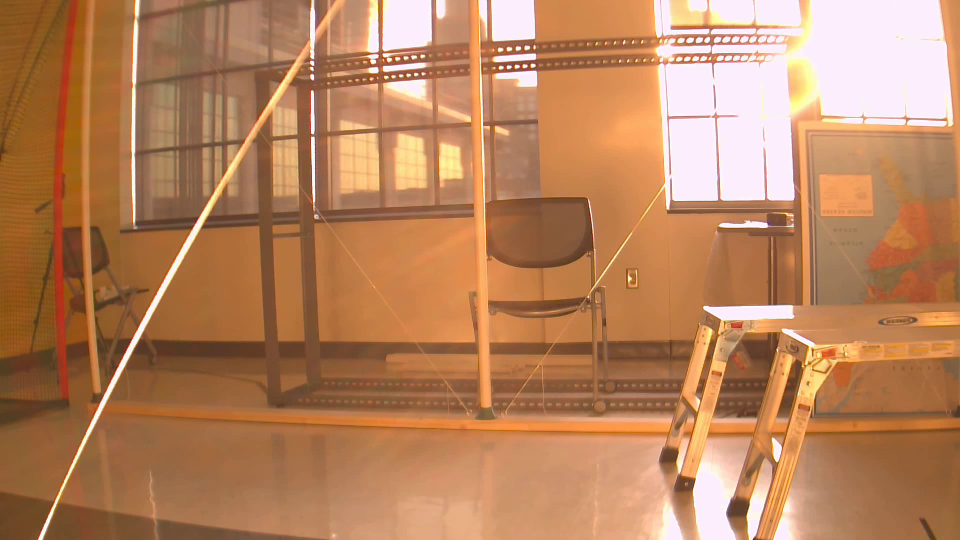
#> input picture frame 4 of testing1.mp4, 1920 x 1080 px, given in place of x-raw, format=BGR, enable-max-performace=1 ! appsink drop=1, which was not available (shown at 1/2 size)
$ python Image_processing.py
#> lines starting #> are read from the running program, lines starting #| are printed output that depends on the picture; after the words box and inside, x2 and y2 are one past the last pixel; in counts of white or black regions, pixels touching at a corner belong together; long printed decimals are rounded; pictures that were not available may be replaced by others from this repository, and a replacement may not be noted
import cv2
import numpy as np
# [4 lines of commented-out code are left out]

np.set_printoptions(threshold=np.inf)

gstreamer_str = "nvarguscamerasrc sensor-id=0 sensor-mode=2 ! nvv4l2h264enc ! h264parse ! avdec_h264 ! videoconvert ! videoscale ! video/x-raw, format=BGR, enable-max-performace=1 ! appsink drop=1"

cap = cv2.VideoCapture(gstreamer_str, cv2.CAP_GSTREAMER)


# # hsv orange alright?
lower_color = np.array([0, 70, 180])
upper_color = np.array([30, 255, 255])

# hsv blue good enough
lower_colorBlue = np.array([100, 60, 120])
upper_colorBlue = np.array([180, 255, 255])

# hsv yellow ish
lower_colorYellow = np.array([30, 70, 170])
upper_colorYellow = np.array([70, 255, 255])

output = cv2.VideoWriter('spinRate.mp4', cv2.VideoWriter_fourcc(*'mp4v'), 5, (1920,1080))
oldAng = 0
allAngles = []
allV = []
allHorz = []
allBank = []
i = 1
cornerYellow = np.array((0,0))
while True:
# Capture the current frameq
    ret, frame = cap.read()
#> frame is the input picture: shape (1080, 1920, 3); mean B, G, R 92.8, 131.1, 184
    if not ret:
        break

    # [5 lines of commented-out code are left out]

    centerOrange = np.array((0,0))
    centerBlue = np.array((0,0))

    # Convert the frame to the hsv color space
    hsv = cv2.cvtColor(frame, cv2.COLOR_BGR2HSV)
#> hsv: shape (1080, 1920, 3); mean H, S, V 25.4, 134.6, 184.1
    hsv2 = cv2.cvtColor(frame, cv2.COLOR_BGR2HSV)
    hsv3 = cv2.cvtColor(frame, cv2.COLOR_BGR2HSV)

    # Threshold the frame to get only the colors in the specified range
    mask = cv2.inRange(hsv, lower_color, upper_color)
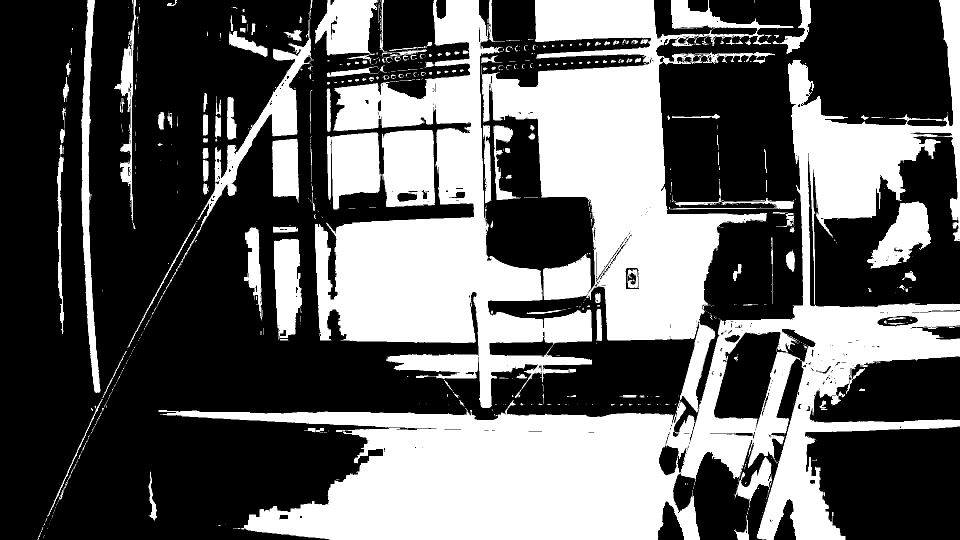
#> mask: shape (1080, 1920) (shown at 1/2 size); 38.7% white; 737 white regions (534 under 20 px), largest, box (x1, y1, x2, y2) and area: (317, 0, 1920, 1080) 340933, (963, 0, 1588, 681) 169883, (630, 0, 1184, 816) 159274
    mask2 = cv2.inRange(hsv2, lower_colorBlue, upper_colorBlue)
#> mask2: shape (1080, 1920); 0.23% white in thin lines or dots
    mask3 = cv2.inRange(hsv3, lower_colorYellow, upper_colorYellow)
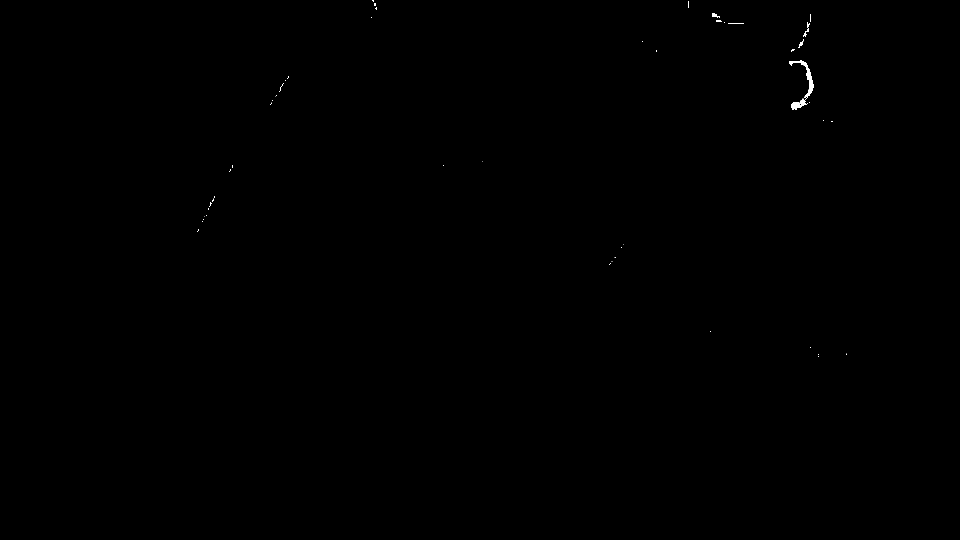
#> mask3: shape (1080, 1920) (shown at 1/2 size); 0.09% white; 53 white regions (41 under 20 px), largest, box (x1, y1, x2, y2) and area: (1578, 120, 1628, 220) 1137, (1606, 44, 1620, 74) 118, (1424, 26, 1440, 36) 92
    # Use morphological transformations to reduce noise
    kernel = np.ones((5, 5), np.uint8)
    mask = cv2.erode(mask, kernel, iterations=1)
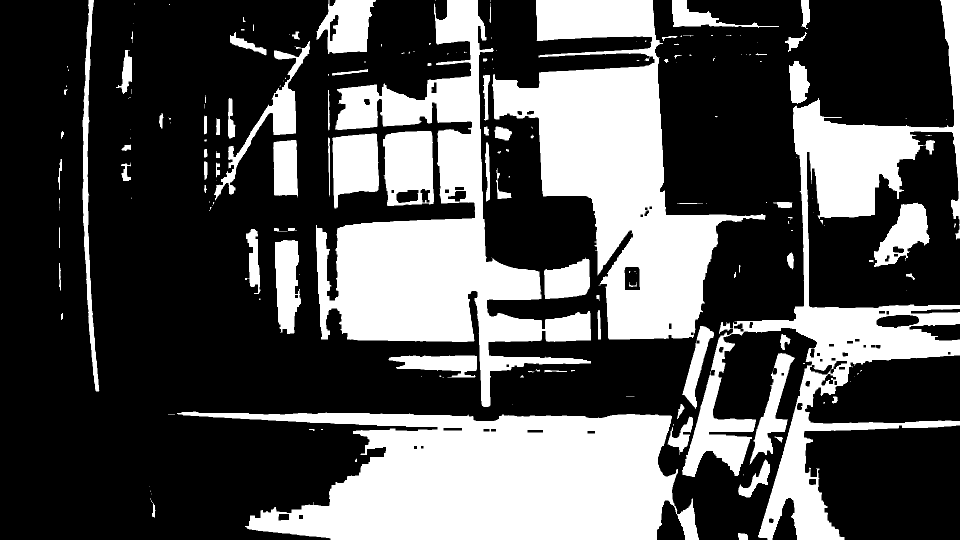
#> mask: shape (1080, 1920) (shown at 1/2 size); 33.1% white; 199 white regions (102 under 20 px), largest, box (x1, y1, x2, y2) and area: (354, 823, 1398, 1080) 170224, (984, 0, 1531, 679) 143203, (632, 0, 1182, 814) 138247
    mask = cv2.dilate(mask, kernel, iterations=1)
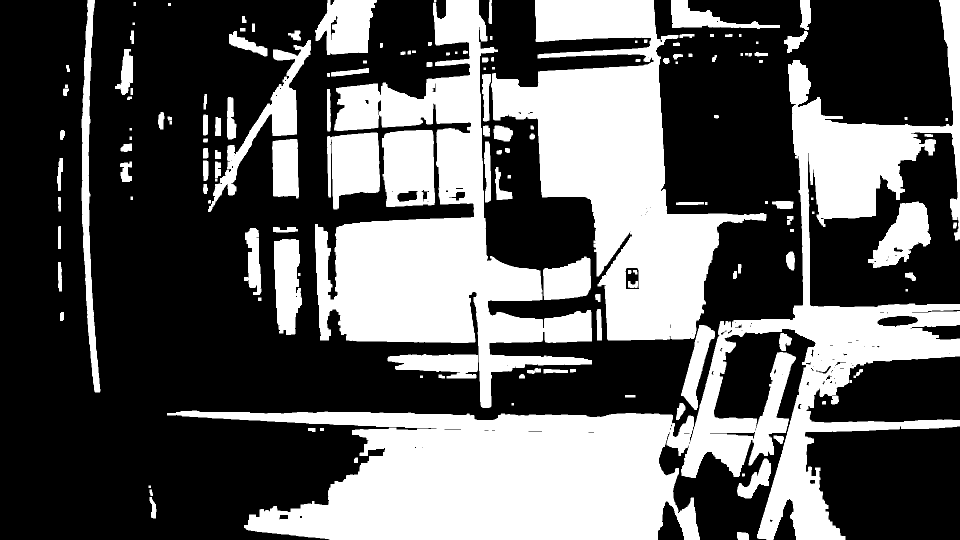
#> mask: shape (1080, 1920) (shown at 1/2 size); 37.2% white; 157 white regions, largest, box (x1, y1, x2, y2) and area: (334, 0, 1920, 1080) 329600, (982, 0, 1533, 681) 151875, (630, 0, 1184, 816) 150916
    mask2 = cv2.erode(mask2, kernel, iterations=1)
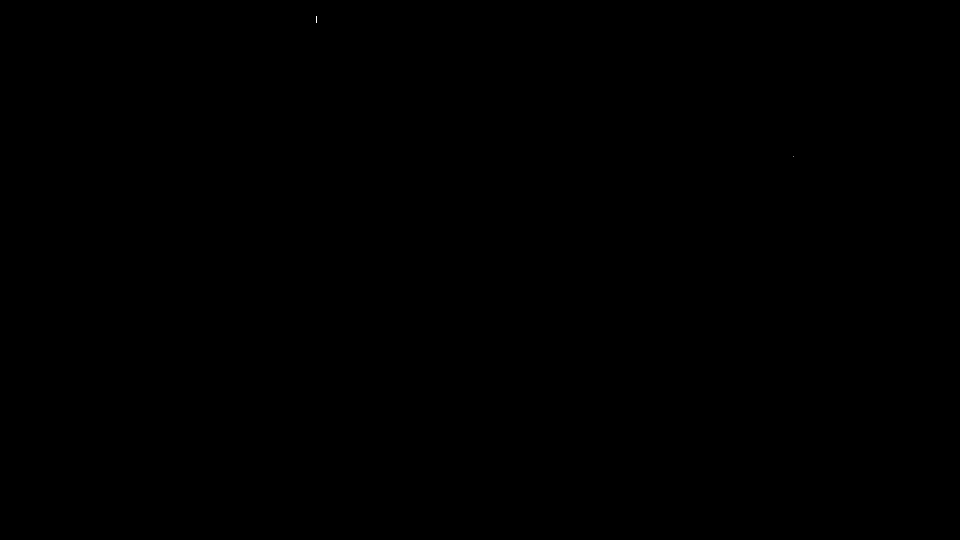
#> mask2: shape (1080, 1920) (shown at 1/2 size); 0% white in thin lines or dots, all inside (x1, y1, x2, y2) = (632, 32, 1588, 313)
    mask2 = cv2.dilate(mask2, kernel, iterations=1)
#> mask2: shape (1080, 1920); 0.01% white; 2 white regions, box (x1, y1, x2, y2) and area: (630, 30, 636, 48) 97, (1585, 310, 1590, 315) 25
    mask3 = cv2.erode(mask3, kernel, iterations=1)
#> mask3: shape (1080, 1920); 0.02% white; 8 white regions (4 under 20 px), largest, box (x1, y1, x2, y2) and area: (1615, 140, 1626, 186) 173, (1584, 206, 1600, 216) 104, (1603, 203, 1608, 210) 23, (1604, 124, 1612, 130) 21
    mask3 = cv2.dilate(mask3, kernel, iterations=1)
#> mask3: shape (1080, 1920); 0.05% white; 6 white regions

    # Find the contours in the mask
    contours, _ = cv2.findContours(mask, cv2.RETR_EXTERNAL, cv2.CHAIN_APPROX_NONE)
#> contours = 154 contours, 14 with area under 20; largest, box (x1, y1, x2, y2) and area: (334, 0, 1920, 1080) 325890, (982, 0, 1533, 681) 151080, (630, 0, 1184, 816) 148682, (764, 260, 870, 414) 14666, (654, 265, 760, 419) 12062
    contours2, _ = cv2.findContours(mask2, cv2.RETR_EXTERNAL, cv2.CHAIN_APPROX_NONE)
#> contours2 = 2 contours, 1 with area under 20; largest, box (x1, y1, x2, y2) and area: (630, 30, 636, 48) 74
    contours3, _ = cv2.findContours(mask3, cv2.RETR_EXTERNAL, cv2.CHAIN_APPROX_NONE)
#> contours3 = 6 contours; box (x1, y1, x2, y2) and area: (1613, 138, 1628, 192) 388, (1582, 201, 1610, 218) 266, (1602, 122, 1614, 132) 74, (1424, 26, 1434, 34) 56, (1578, 122, 1586, 128) 35, (1600, 84, 1606, 90) 25


    for cnt in contours:
        if len(cnt) > 200:
            c = cnt
            M = cv2.moments(c)
            # if M["m00"] != 0:
            cX = int(M["m10"] / M["m00"])
            cY = int(M["m01"] / M["m00"])
            centerOrange = np.array((cX,cY))
            cv2.drawContours(frame, [c], -1, (51, 87, 255), 2)
            cv2.circle(frame, (cX, cY), 7, (51, 87, 255), -1)
            cv2.putText(frame, "center", (cX - 20, cY - 20), cv2.FONT_HERSHEY_SIMPLEX, 0.5, (51, 87, 255), 2)
#> this loop made 154 passes
#> (cX, cY) on passes 6, 23, 25, 36, 38, 40, 48, 68: (1512, 961), (878, 727), (1393, 728), (1135, 561), (573, 567), (507, 520), (1806, 470), (975, 343)
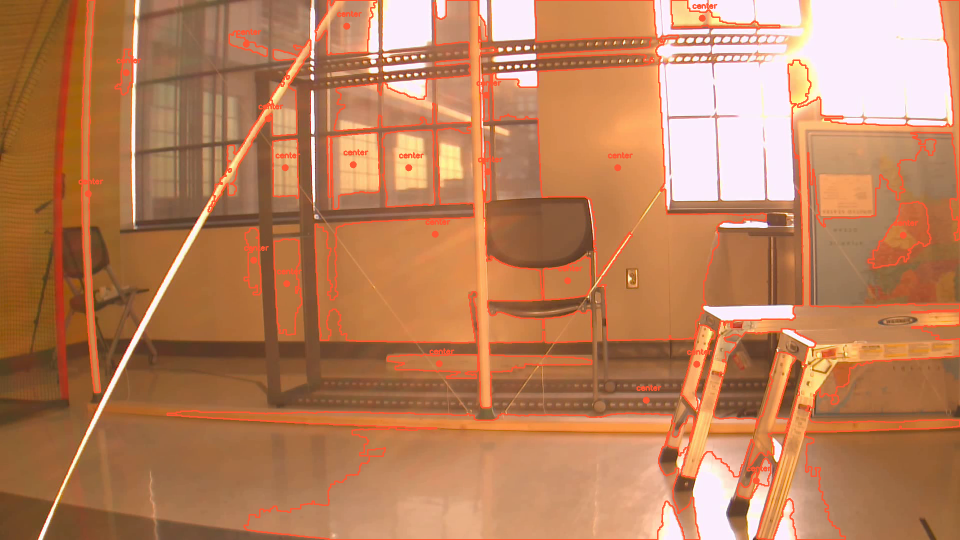
#> frame: shape (1080, 1920, 3) (shown at 1/2 size); 5.12% of pixels changed, all inside (x1, y1, x2, y2) = (157, 0, 1920, 1080)

    for cnt in contours2:
        if len(cnt) > 200:
            c = cnt
            M = cv2.moments(c)
            # if M["m00"] != 0:
            cX = int(M["m10"] / M["m00"])
            cY = int(M["m01"] / M["m00"])
            centerBlue = np.array((cX,cY))
            cv2.drawContours(frame, [c], -1, (255, 0, 0), 2)
            cv2.circle(frame, (cX, cY), 7, (255, 0, 0), -1)
            cv2.putText(frame, "center", (cX - 20, cY - 20), cv2.FONT_HERSHEY_SIMPLEX, 0.5, (255, 0, 0), 2)
#> this loop made 2 passes
    mph = 0
    horz = 0
    bank = 0
    adjTop = np.array((0,0))
    adjBottom = np.array((100000,100000))
    for cnt in contours3:
        if len(cnt) > 200:
            c = cnt
            M = cv2.moments(c)
            # if M["m00"] != 0:
            cX = int(M["m10"] / M["m00"])
            cY = int(M["m01"] / M["m00"])
            cv2.drawContours(frame, [c], -1, (0, 255, 255), 2)
            cv2.circle(frame, (cX, cY), 7, (0, 255, 255), -1)
            cv2.putText(frame, "center", (cX - 20, cY - 20), cv2.FONT_HERSHEY_SIMPLEX, 0.5, (0, 255, 255), 2)
            longest = 0
            for j in range(len(c)):
                comp = np.array((c[j][0][0], c[j][0][1]))
                longest = max(longest, np.linalg.norm(comp-np.array((cX,cY))))
                if comp[1] > adjTop[1]:
                    adjTop = comp
                elif comp[1] < adjBottom[1]:
                    adjBottom = comp
            longest = longest * 2
            x, y, w, h = cv2.boundingRect(c)
            pps = np.linalg.norm(cornerYellow - np.array((x,y)))*60
            horz = np.degrees(np.arctan((y - cornerYellow[1])/(x - cornerYellow[0])))
            bank = np.degrees(np.arccos(np.linalg.norm(adjTop - adjBottom)/longest))
            cmpp = 21/longest
            cmps = pps*cmpp
            mpcm = 1/160900
            mph = cmps * mpcm * 60 * 60
            cornerYellow = np.array((x,y))
#> this loop made 6 passes
#> after the loop, adjBottom = [100000, 100000]; adjTop = [0, 0]


    adj = centerBlue[0] - centerOrange[0]
#> adj = -176
    opp = centerBlue[1] - centerOrange[1]
#> opp = -387
    ang = np.arctan(adj/opp)
#> ang = 0.427
    ang = np.degrees(ang)
#> ang = 24.46

    if centerOrange[1] == 0 or centerBlue[1] == 0:
        rps = 0
    elif centerOrange[0] > 1900 or centerBlue[0] > 1900:
        rps = 0
    elif centerOrange[0] < 150 or centerBlue[0] < 150:
        rps = 0
    elif ang < 0 and oldAng > 0:
        change = (ang + 180) - oldAng
        rps = abs((change)*60/360)
        # cv2.line(frame, centerOrange, centerBlue, (255, 255, 255), thickness=3, lineType=8)
        # cv2.putText(frame, '{:.2f}'.format(ang), (centerOrange[0] - 20, centerOrange[1] - 20), cv2.FONT_HERSHEY_SIMPLEX, 0.5, (255, 255, 255), 2)
    else:
        change = ang - oldAng
        rps = abs((change)*60/360)
        # [5 lines of commented-out code are left out]
    print("")
    oldAng = ang
#> oldAng = 24.46
    if rps > 0:
        allAngles.append(rps)

    # if mph > 0:
    allV.append(mph)
    # if abs(horz) != 0:
    allHorz.append(horz)
    # if bank > 0:
    allBank.append(bank)
    cv2.putText(frame, 'Spin Rate: {:.2f} R/S'.format(rps), (10, 60), cv2.FONT_HERSHEY_SIMPLEX, 2, (255, 255, 255), 2)
    cv2.putText(frame, 'Velocity: {:.2f} MPH'.format(mph), (10, 120), cv2.FONT_HERSHEY_SIMPLEX, 2, (255, 255, 255), 2)
    cv2.putText(frame, 'Horizontal Launch Angle: {:.2f} Degrees'.format(horz), (10, 180), cv2.FONT_HERSHEY_SIMPLEX, 2, (255, 255, 255), 2)
    cv2.putText(frame, 'Bank: {:.2f} Degrees'.format(bank), (10, 240), cv2.FONT_HERSHEY_SIMPLEX, 2, (255, 255, 255), 2)
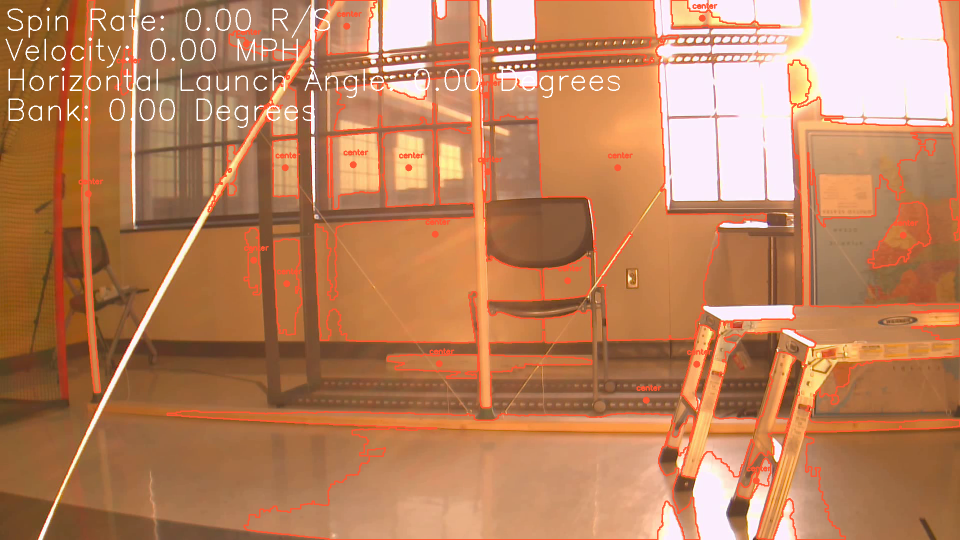
#> frame: shape (1080, 1920, 3) (shown at 1/2 size); mean B, G, R 92.6, 129.9, 187.9
    cv2.imshow("Frame", frame)
    # output.write(frame)
    # time.sleep(1)
    if cv2.waitKey(1) & 0xFF == ord('q'):
#> (key q is pressed here)
        break

print(np.average(allAngles))
print(np.average(allV))
print(np.average(allHorz))
print(np.average(allBank))

# print(allV)
# print(np.average(allAngles[~np.isnan(allAngles)]))


# Release the video capture object and close all windows
# output.release()
cap.release()
cv2.destroyAllWindows()

$ run again, starting later in the video
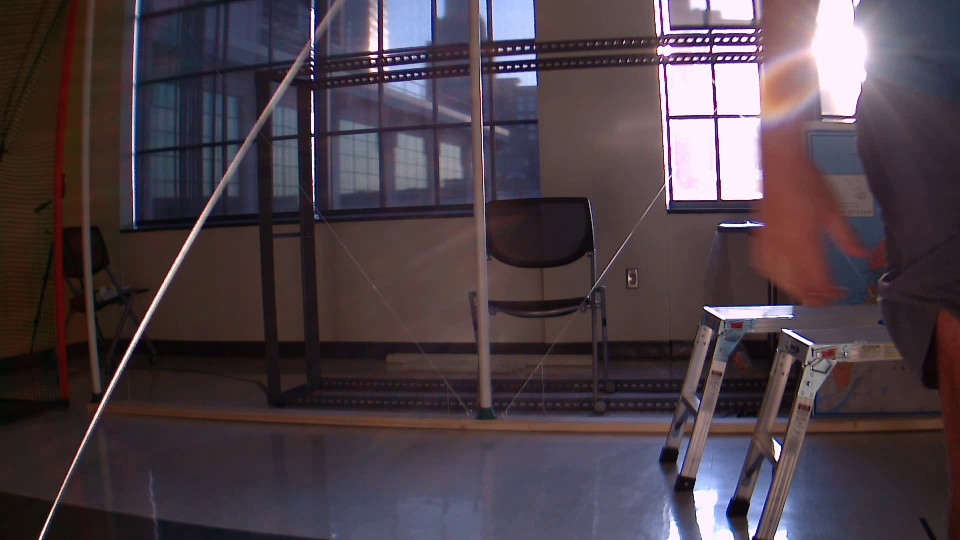
#> input picture frame 19 of testing1.mp4, 1920 x 1080 px, given in place of x-raw, format=BGR, enable-max-performace=1 ! appsink drop=1, which was not available (shown at 1/2 size)
#> frame is the input picture: shape (1080, 1920, 3); mean B, G, R 71.7, 64.2, 76.4
#> hsv: shape (1080, 1920, 3); mean H, S, V 91.9, 80.1, 83.7
#> `mask = cv2.inRange(hsv, lower_color, upper_color)`:
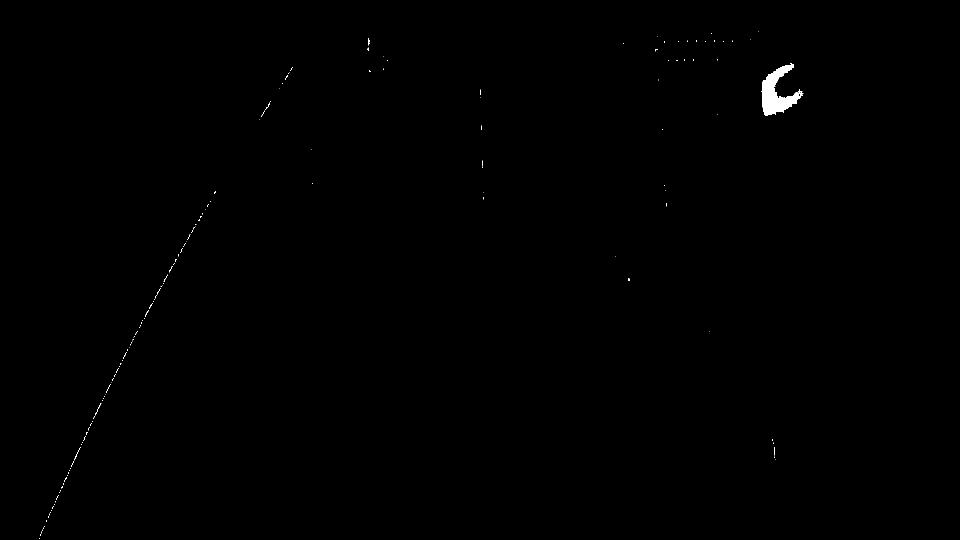
#> mask: shape (1080, 1920) (shown at 1/2 size); 0.24% white; 167 white regions (155 under 20 px), largest, box (x1, y1, x2, y2) and area: (1522, 126, 1607, 232) 3924, (148, 896, 160, 920) 40, (190, 806, 203, 831) 39
#> mask3: shape (1080, 1920); every value is 0
#> contours = 1 contour; box (x1, y1, x2, y2) and area: (1524, 129, 1600, 232) 3598
#> contours2 = 65 contours, 11 with area under 20; largest, box (x1, y1, x2, y2) and area: (1264, 880, 1378, 1080) 10830, (1394, 878, 1494, 1080) 10072, (776, 0, 866, 97) 7970, (986, 0, 1072, 82) 6034, (1522, 0, 1604, 127) 4042
#> contours3 = []
#> the loop `for cnt in contours:` made 1 pass
#> (cX, cY) on pass 1: (1551, 186)
#> the loop `for cnt in contours2:` made 65 passes
#> (cX, cY) on passes 4, 5, 7, 8, 10, 11, 23, 33: (923, 1041), (850, 1042), (1590, 1030), (1521, 986), (1306, 996), (1444, 948), (1558, 274), (830, 176)
#> after the loop `for cnt in contours3:`: adjBottom = [100000, 100000]; adjTop = [0, 0]
#> adj = -731
#> opp = -141
#> `ang = np.arctan(adj/opp)`: ang = 1.38
#> `ang = np.degrees(ang)`: ang = 79.08
#> rps = 13.18
#> oldAng = 79.08
#> `cv2.putText(frame, 'Bank: {:.2f} Degrees'.format(bank), (10, 240), cv2..`:
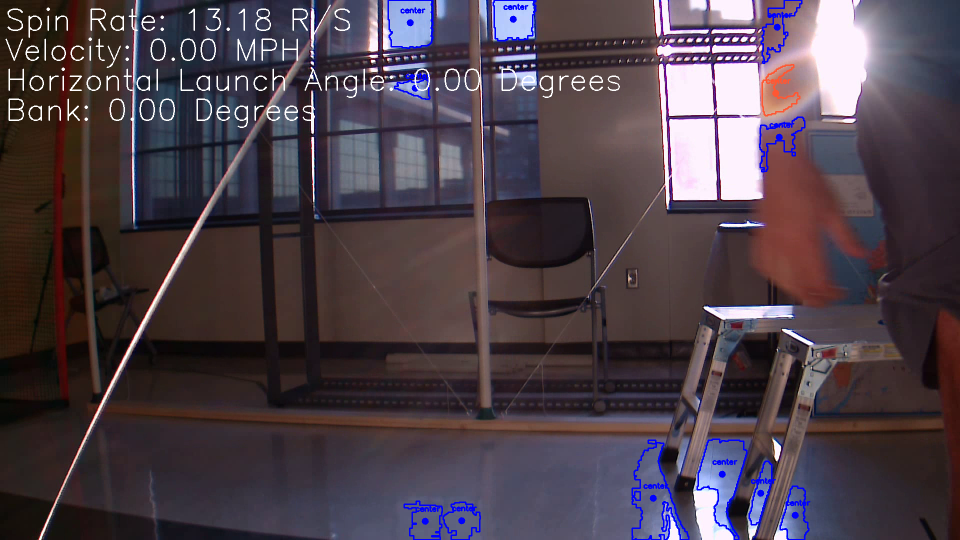
#> frame: shape (1080, 1920, 3) (shown at 1/2 size); mean B, G, R 74.5, 65.1, 77.3
#| 13.180
